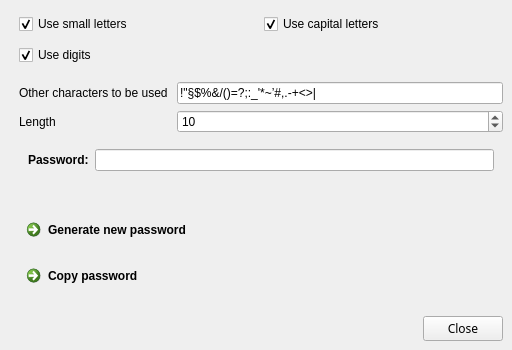
<?xml version="1.0" encoding="UTF-8"?>
<ui version="4.0">
 <class>QtGui::PasswordGeneratorDialog</class>
 <widget class="QDialog" name="QtGui::PasswordGeneratorDialog">
  <property name="geometry">
   <rect>
    <x>0</x>
    <y>0</y>
    <width>512</width>
    <height>350</height>
   </rect>
  </property>
  <property name="sizePolicy">
   <sizepolicy hsizetype="Preferred" vsizetype="Preferred">
    <horstretch>43</horstretch>
    <verstretch>0</verstretch>
   </sizepolicy>
  </property>
  <property name="minimumSize">
   <size>
    <width>512</width>
    <height>350</height>
   </size>
  </property>
  <property name="maximumSize">
   <size>
    <width>512</width>
    <height>350</height>
   </size>
  </property>
  <property name="windowTitle">
   <string>Password Generator</string>
  </property>
  <property name="windowIcon">
   <iconset resource="../resources/icons.qrc">
    <normaloff>:/icons/hicolor/128x128/apps/passwordmanager.png</normaloff>:/icons/hicolor/128x128/apps/passwordmanager.png</iconset>
  </property>
  <property name="styleSheet">
   <string notr="true"/>
  </property>
  <property name="locale">
   <locale language="English" country="UnitedStates"/>
  </property>
  <property name="modal">
   <bool>false</bool>
  </property>
  <layout class="QVBoxLayout" name="verticalLayout">
   <property name="spacing">
    <number>0</number>
   </property>
   <property name="leftMargin">
    <number>0</number>
   </property>
   <property name="topMargin">
    <number>0</number>
   </property>
   <property name="rightMargin">
    <number>0</number>
   </property>
   <property name="bottomMargin">
    <number>0</number>
   </property>
   <item>
    <widget class="QFrame" name="mainFrame">
     <layout class="QHBoxLayout" name="horizontalLayout_2">
      <property name="spacing">
       <number>0</number>
      </property>
      <property name="leftMargin">
       <number>10</number>
      </property>
      <property name="topMargin">
       <number>0</number>
      </property>
      <property name="rightMargin">
       <number>0</number>
      </property>
      <property name="bottomMargin">
       <number>0</number>
      </property>
      <item>
       <widget class="QFrame" name="informationFrame">
        <layout class="QVBoxLayout" name="verticalLayout_2">
         <item>
          <widget class="QFrame" name="checkboxFrame">
           <property name="frameShape">
            <enum>QFrame::NoFrame</enum>
           </property>
           <property name="frameShadow">
            <enum>QFrame::Plain</enum>
           </property>
           <property name="lineWidth">
            <number>0</number>
           </property>
           <layout class="QGridLayout" name="gridLayout">
            <property name="leftMargin">
             <number>0</number>
            </property>
            <property name="topMargin">
             <number>0</number>
            </property>
            <property name="rightMargin">
             <number>0</number>
            </property>
            <property name="bottomMargin">
             <number>0</number>
            </property>
            <item row="0" column="0">
             <widget class="QCheckBox" name="useSmallLettersCheckBox">
              <property name="sizePolicy">
               <sizepolicy hsizetype="Preferred" vsizetype="Preferred">
                <horstretch>0</horstretch>
                <verstretch>0</verstretch>
               </sizepolicy>
              </property>
              <property name="text">
               <string>Use small letters</string>
              </property>
              <property name="checked">
               <bool>true</bool>
              </property>
             </widget>
            </item>
            <item row="0" column="1">
             <widget class="QCheckBox" name="useCapitalLettersCheckBox">
              <property name="text">
               <string>Use capital letters</string>
              </property>
              <property name="checked">
               <bool>true</bool>
              </property>
             </widget>
            </item>
            <item row="1" column="0">
             <widget class="QCheckBox" name="useDigitsCheckBox">
              <property name="text">
               <string>Use digits</string>
              </property>
              <property name="checked">
               <bool>true</bool>
              </property>
             </widget>
            </item>
           </layout>
          </widget>
         </item>
         <item>
          <widget class="QFrame" name="lengthFrame">
           <property name="frameShape">
            <enum>QFrame::NoFrame</enum>
           </property>
           <property name="frameShadow">
            <enum>QFrame::Raised</enum>
           </property>
           <layout class="QFormLayout" name="formLayout">
            <property name="horizontalSpacing">
             <number>9</number>
            </property>
            <property name="leftMargin">
             <number>0</number>
            </property>
            <property name="topMargin">
             <number>5</number>
            </property>
            <property name="rightMargin">
             <number>0</number>
            </property>
            <property name="bottomMargin">
             <number>0</number>
            </property>
            <item row="1" column="0">
             <widget class="QLabel" name="lengtLabel">
              <property name="text">
               <string>Length</string>
              </property>
             </widget>
            </item>
            <item row="0" column="0">
             <widget class="QLabel" name="label">
              <property name="text">
               <string>Other characters to be used</string>
              </property>
             </widget>
            </item>
            <item row="0" column="1">
             <widget class="QLineEdit" name="otherCharsLineEdit">
              <property name="text">
               <string>!&quot;§$%&amp;/()=?;:_'*~’#,.-+&lt;&gt;|</string>
              </property>
              <property name="maxLength">
               <number>50</number>
              </property>
             </widget>
            </item>
            <item row="1" column="1">
             <widget class="QSpinBox" name="LengthSpinBox">
              <property name="minimum">
               <number>4</number>
              </property>
              <property name="maximum">
               <number>256</number>
              </property>
              <property name="value">
               <number>10</number>
              </property>
             </widget>
            </item>
           </layout>
          </widget>
         </item>
         <item>
          <widget class="QFrame" name="passwordFrame">
           <property name="frameShape">
            <enum>QFrame::NoFrame</enum>
           </property>
           <property name="frameShadow">
            <enum>QFrame::Raised</enum>
           </property>
           <layout class="QFormLayout" name="formLayout_2">
            <property name="topMargin">
             <number>5</number>
            </property>
            <property name="bottomMargin">
             <number>5</number>
            </property>
            <item row="0" column="0">
             <widget class="QLabel" name="passwordLabel">
              <property name="text">
               <string>&lt;b&gt;Password:&lt;/b&gt;</string>
              </property>
             </widget>
            </item>
            <item row="0" column="1">
             <widget class="QLineEdit" name="passwordLineEdit"/>
            </item>
           </layout>
          </widget>
         </item>
         <item>
          <widget class="QCommandLinkButton" name="generatePassowordCommandLinkButton">
           <property name="maximumSize">
            <size>
             <width>16777215</width>
             <height>40</height>
            </size>
           </property>
           <property name="text">
            <string>Generate new password</string>
           </property>
           <property name="description">
            <string/>
           </property>
          </widget>
         </item>
         <item>
          <widget class="QCommandLinkButton" name="copyPasswordCommandLinkButton">
           <property name="maximumSize">
            <size>
             <width>16777215</width>
             <height>40</height>
            </size>
           </property>
           <property name="text">
            <string>Copy password</string>
           </property>
          </widget>
         </item>
        </layout>
       </widget>
      </item>
     </layout>
    </widget>
   </item>
   <item>
    <widget class="QFrame" name="bottomFrame">
     <property name="sizePolicy">
      <sizepolicy hsizetype="Preferred" vsizetype="Fixed">
       <horstretch>0</horstretch>
       <verstretch>0</verstretch>
      </sizepolicy>
     </property>
     <property name="styleSheet">
      <string notr="true"/>
     </property>
     <layout class="QHBoxLayout" name="horizontalLayout">
      <item>
       <spacer name="horizontalSpacer">
        <property name="orientation">
         <enum>Qt::Horizontal</enum>
        </property>
        <property name="sizeHint" stdset="0">
         <size>
          <width>216</width>
          <height>14</height>
         </size>
        </property>
       </spacer>
      </item>
      <item>
       <widget class="QPushButton" name="closePushbutton">
        <property name="font">
         <font>
          <family>Segoe UI,Sans</family>
          <pointsize>9</pointsize>
          <weight>50</weight>
          <italic>false</italic>
          <bold>false</bold>
         </font>
        </property>
        <property name="text">
         <string>Close</string>
        </property>
        <property name="icon">
         <iconset theme="window-close">
          <normaloff/>
         </iconset>
        </property>
        <property name="checkable">
         <bool>false</bool>
        </property>
       </widget>
      </item>
     </layout>
    </widget>
   </item>
  </layout>
 </widget>
 <resources>
  <include location="../resources/icons.qrc"/>
 </resources>
 <connections>
  <connection>
   <sender>closePushbutton</sender>
   <signal>clicked()</signal>
   <receiver>QtGui::PasswordGeneratorDialog</receiver>
   <slot>close()</slot>
   <hints>
    <hint type="sourcelabel">
     <x>464</x>
     <y>278</y>
    </hint>
    <hint type="destinationlabel">
     <x>255</x>
     <y>149</y>
    </hint>
   </hints>
  </connection>
 </connections>
</ui>
